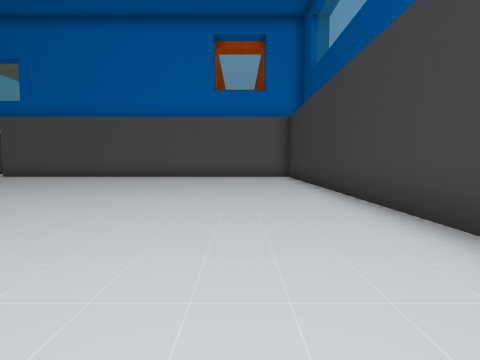
view 1 (above)

20 first-person views from a walk through a 3-D level made in the Unity game engine. The camera is 1.4 m above the floor, tilts 4° down and sees 85° across. The floor is counted in squares, 2 m on a side. Each view is taken from the middle of a square. On the plan, view 1 faces up. The plan holds only what a view shows up to about 9 squares ahead; the rest is blank. The player is left out.

view 2
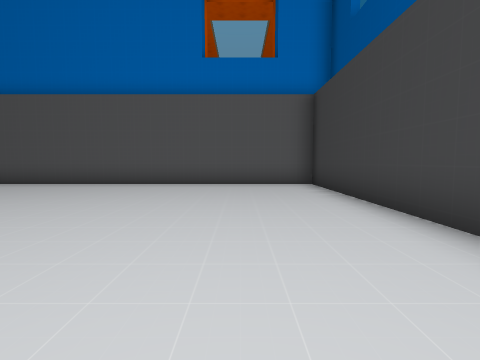

view 3
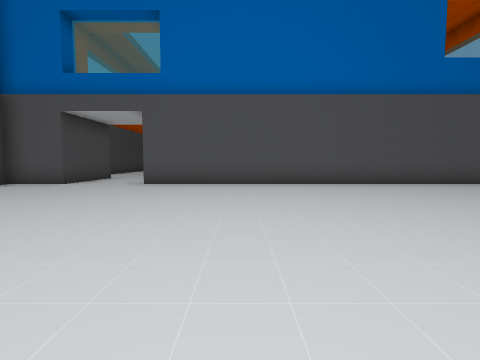

view 4
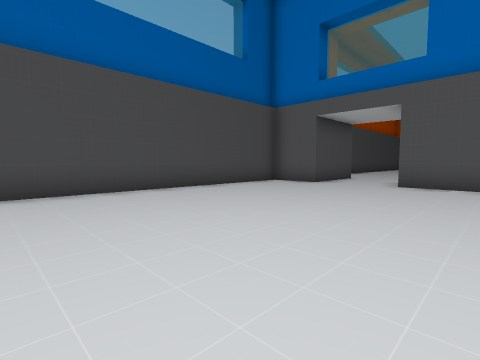

view 5
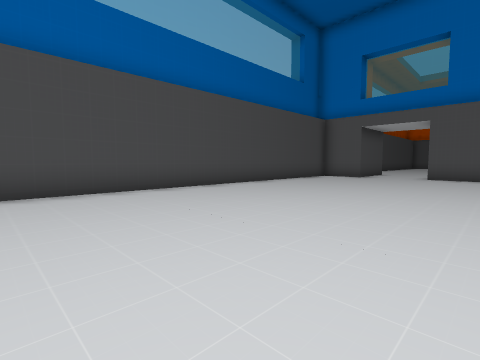

view 6
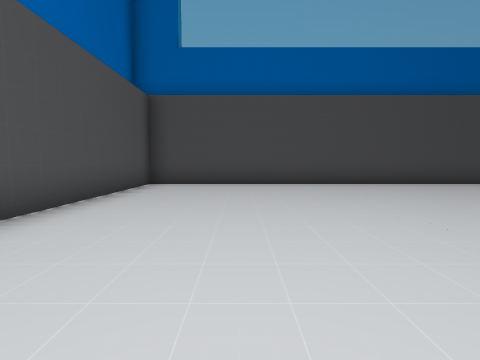

view 7
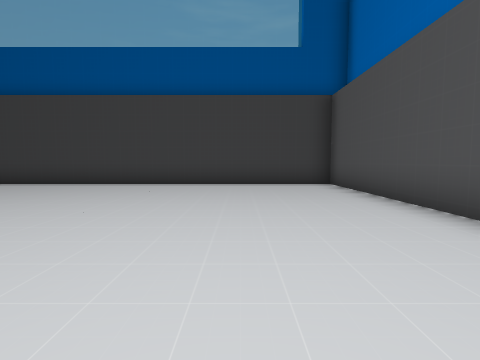

view 8
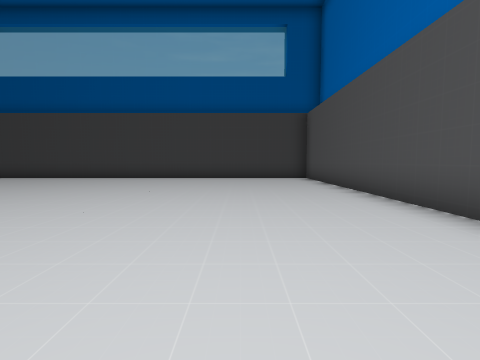

view 9
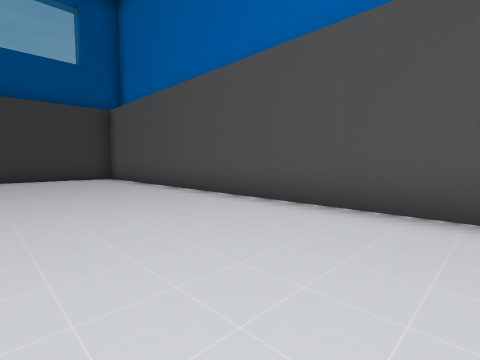

view 10
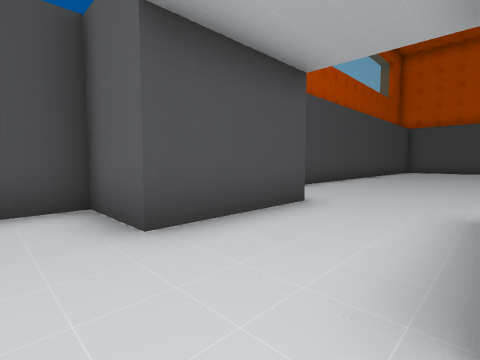

view 11
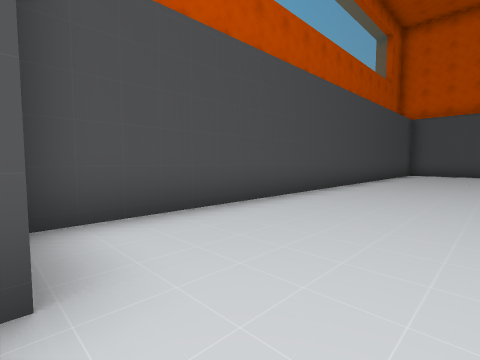

view 12
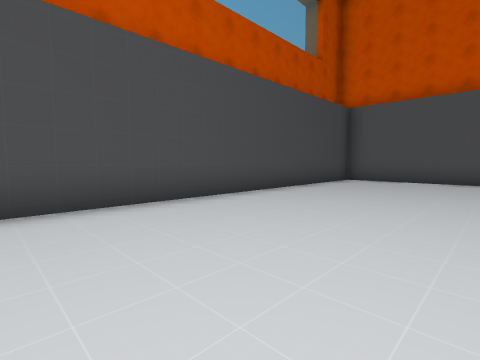

view 13
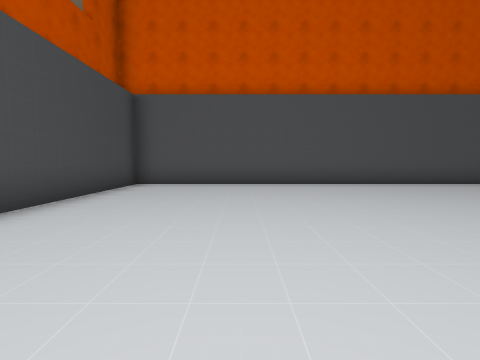

view 14
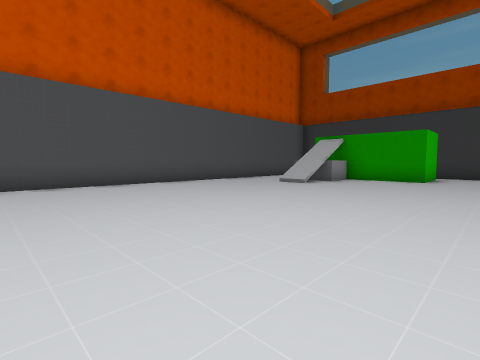

view 15
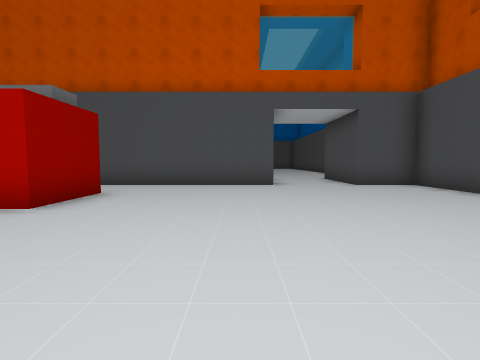

view 16
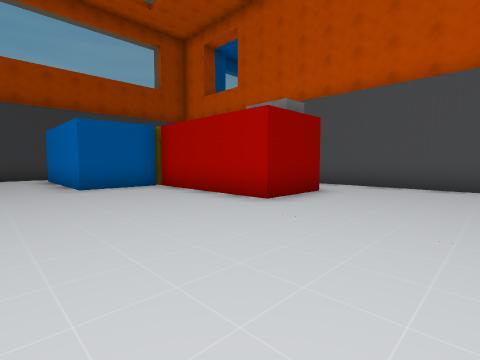

view 17
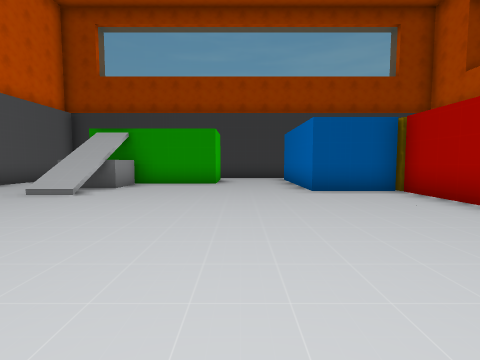

view 18
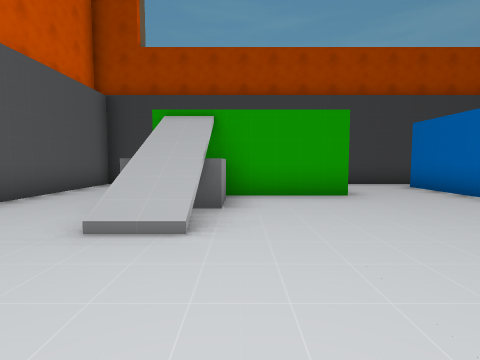

view 19
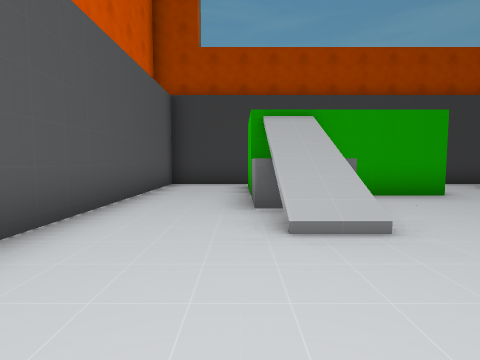

view 20
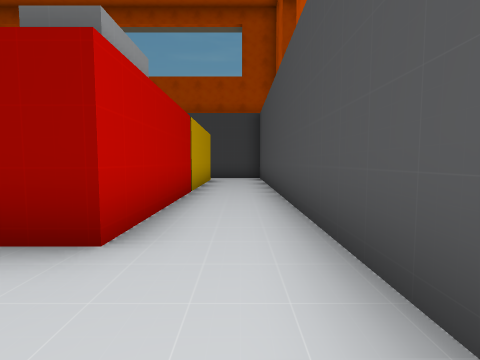

### Floor plan
Points are (right, up) in squares from view 1. A wall is a line through its corners. A room is listed if a view was taken in it or the views show most of it. See-through windows are left out.
Room 1 (views 1, 2, 3, 4, 5, 6, 7, 8, 9, 10)
walls: (-13.5, 12.2) (-15.2, 12.2) (-15.2, -2.9) (2.3, -2.9) (2.3, 12.2) (-11, 12.2)
ways out: opening at (-12.5, 13) to room 2
Room 2 (views 11, 12, 13, 14, 15, 16, 17, 18, 19, 20)
walls: (-2.8, 19) (-2.8, 21.3) (1.2, 21.3); (-11.1, 15.1) (0, 15.1); (0, 17.1) (-6.9, 17.1) (-6.9, 19.1) (-2.5, 19.1); (2.3, 20.4) (2.3, 22.6); (2.3, 27.8) (2.3, 30.1) (-15.2, 30.1) (-15.2, 15.1) (-13.5, 15.1) (-13.5, 12.2)
ways out: opening at (-12.5, 13) to room 1

Where each view was taken, in squares from view 1:
view 1: 0 up, 0 right, facing up
view 2: 4 up, 0 right, facing up
view 3: 4 up, 8 left, facing up
view 4: 4 up, 9 left, facing up-left
view 5: 0 up, 9 left, facing up-left
view 6: 0 up, 7 left, facing left
view 7: 0 up, 6 left, facing right
view 8: 0 up, 9 left, facing right
view 9: 1 up, 9 left, facing down-right
view 10: 11 up, 11 left, facing up-left
view 11: 15 up, 12 left, facing up-left
view 12: 20 up, 11 left, facing up-left
view 13: 22 up, 12 left, facing up
view 14: 22 up, 11 left, facing up-right
view 15: 23 up, 10 left, facing down
view 16: 23 up, 10 left, facing down-right
view 17: 23 up, 9 left, facing right
view 18: 26 up, 6 left, facing right
view 19: 28 up, 6 left, facing right
view 20: 16 up, 9 left, facing right
